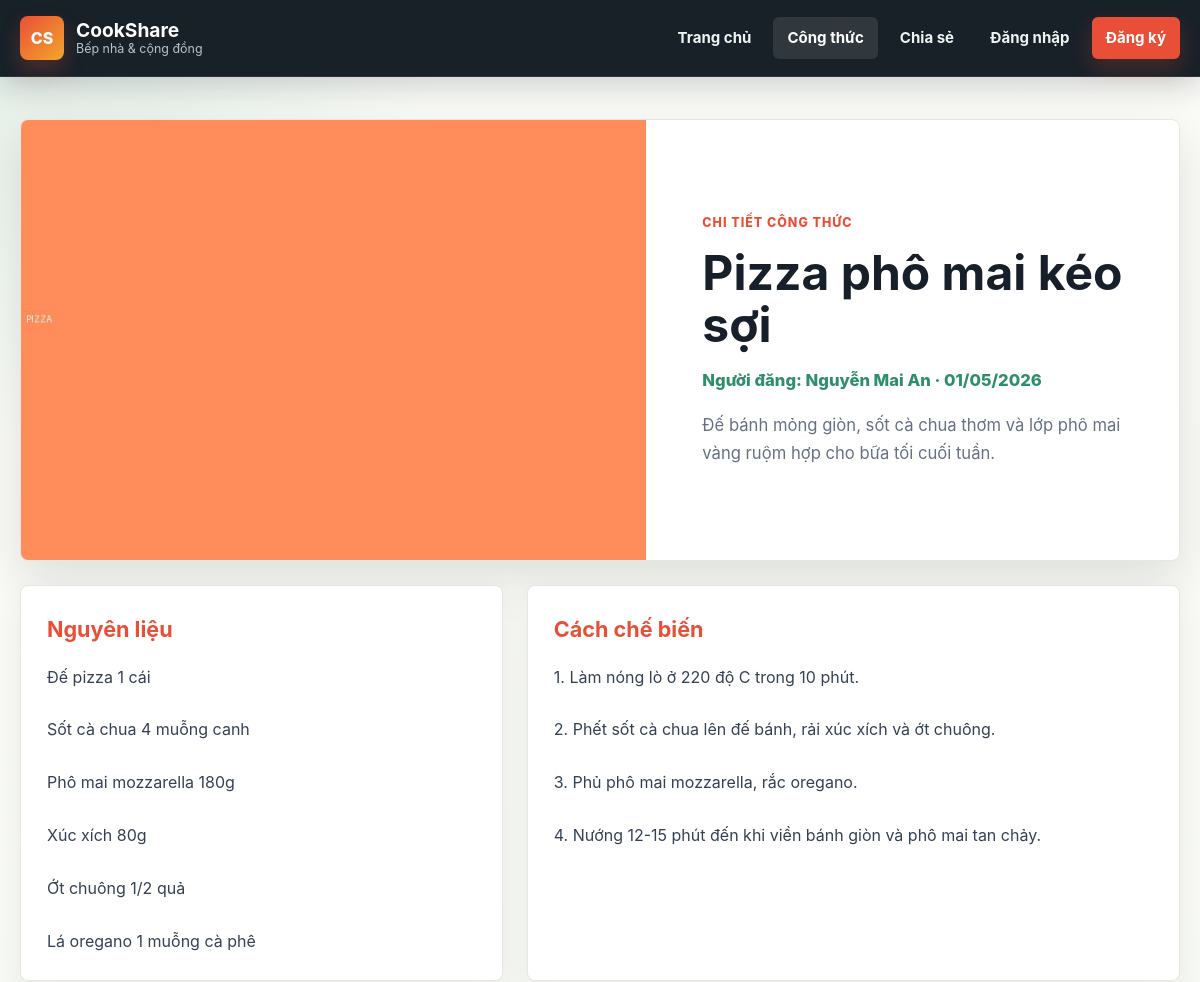
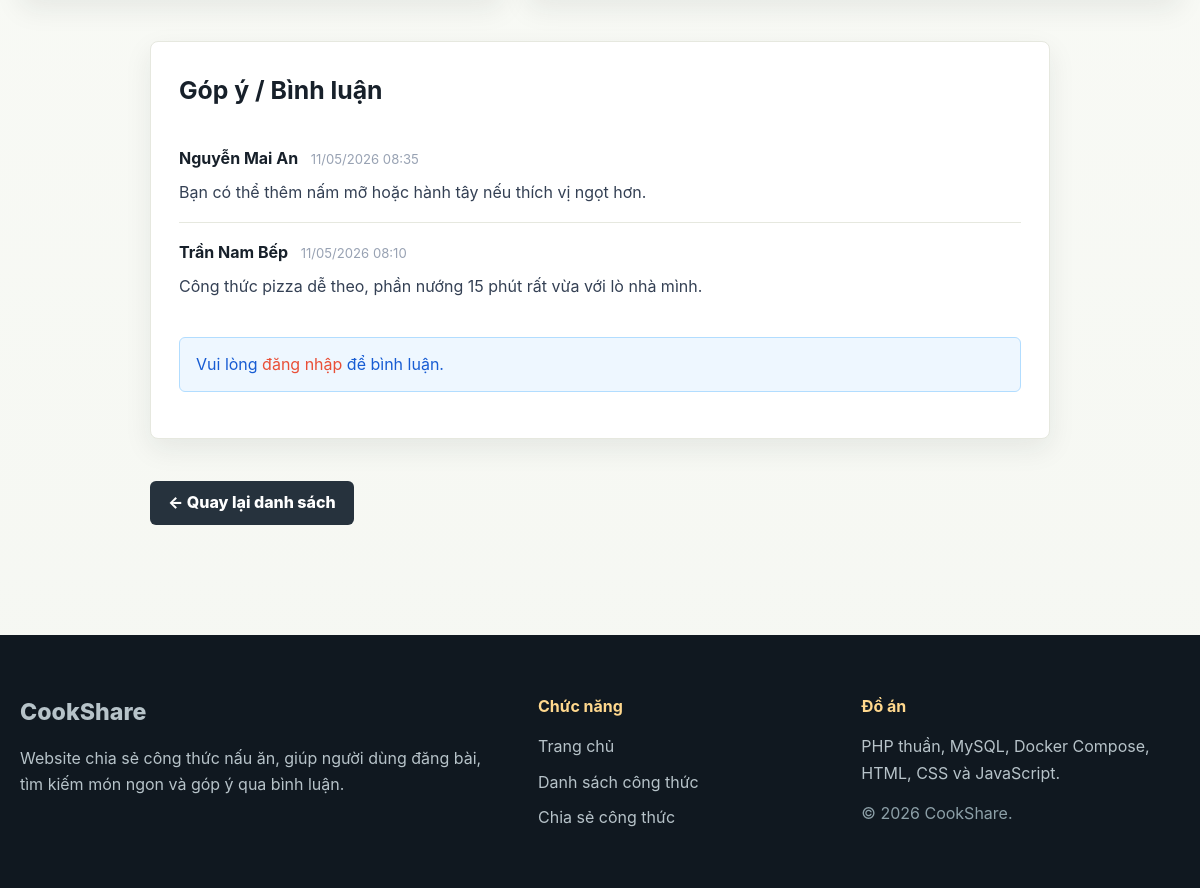
Screenshot of /project/pages/recipe-detail.php?id=1 with the database file from the repository (2 pictures, top to bottom).
### tables this page shows
CREATE TABLE IF NOT EXISTS recipes (
    id INT AUTO_INCREMENT PRIMARY KEY,
    user_id INT NOT NULL,
    title VARCHAR(200) NOT NULL,
    image VARCHAR(255) DEFAULT NULL,
    description TEXT NOT NULL,
    ingredients TEXT NOT NULL,
    steps TEXT NOT NULL,
    created_at TIMESTAMP DEFAULT CURRENT_TIMESTAMP,
    FOREIGN KEY (user_id) REFERENCES users(id) ON DELETE CASCADE
);

CREATE TABLE IF NOT EXISTS users (
    id INT AUTO_INCREMENT PRIMARY KEY,
    fullname VARCHAR(100) NOT NULL,
    email VARCHAR(100) NOT NULL UNIQUE,
    username VARCHAR(50) NOT NULL UNIQUE,
    password VARCHAR(255) NOT NULL
);

CREATE TABLE IF NOT EXISTS comments (
    id INT AUTO_INCREMENT PRIMARY KEY,
    recipe_id INT NOT NULL,
    user_id INT NOT NULL,
    content TEXT NOT NULL,
    created_at TIMESTAMP DEFAULT CURRENT_TIMESTAMP,
    FOREIGN KEY (recipe_id) REFERENCES recipes(id) ON DELETE CASCADE,
    FOREIGN KEY (user_id) REFERENCES users(id) ON DELETE CASCADE
);

### project/includes/auth.php (called while the page is built, shortened)
<?php
function isLoggedIn(): bool
{
    return isset($_SESSION['user_id']);
}
function e(string $value): string
{
    return htmlspecialchars($value, ENT_QUOTES, 'UTF-8');
}
function baseUrl(string $path = ''): string
{
    return '/' . ltrim($path, '/');
}
function imageUrl(?string $image): string
{
    if (!empty($image)) {
        return baseUrl('uploads/' . $image);
    }
    return baseUrl('assets/images/placeholder.svg');
}

### project/pages/recipe-detail.php (the view, shortened to what this page needs)
<?php
require_once __DIR__ . '/../includes/auth.php';
$recipeId = (int) ($_GET['id'] ?? 0);
$db = getDB();
$stmt = $db->prepare(
    'SELECT r.*, u.fullname AS author_name
     FROM recipes r
     JOIN users u ON r.user_id = u.id
     WHERE r.id = :id
     LIMIT 1'
);
$stmt->execute(['id' => $recipeId]);
$recipe = $stmt->fetch();
$commentStmt = $db->prepare(
    'SELECT c.*, u.fullname AS author_name
     FROM comments c
     JOIN users u ON c.user_id = u.id
     WHERE c.recipe_id = :recipe_id
     ORDER BY c.created_at DESC'
);
$commentStmt->execute(['recipe_id' => $recipeId]);
$comments = $commentStmt->fetchAll();
require_once __DIR__ . '/../includes/header.php';
?>
<article class="recipe-detail">
    <div class="detail-hero">
        <img class="recipe-detail-image" src="<?= e(imageUrl($recipe['image'])) ?>" alt="<?= e($recipe['title']) ?>">
        <div class="detail-summary">
            <span class="eyebrow">Chi tiết công thức</span>
            <h1><?= e($recipe['title']) ?></h1>
            <p class="detail-meta">Người đăng: <?= e($recipe['author_name']) ?> · <?= e(date('d/m/Y', strtotime($recipe['created_at']))) ?></p>
            <p><?= e($recipe['description']) ?></p>
        </div>
    </div>
    <div class="recipe-content-grid">
        <section class="recipe-block">
            <h2>Nguyên liệu</h2>
            <div class="recipe-text"><?= nl2br(e($recipe['ingredients'])) ?></div>
        </section>
        <section class="recipe-block">
            <h2>Cách chế biến</h2>
            <div class="recipe-text"><?= nl2br(e($recipe['steps'])) ?></div>
        </section>
    </div>
</article>
<section class="comments-section" id="comments">
    <h2>Góp ý / Bình luận</h2>
    <?php if (empty($comments)): ?>
        <p class="empty-message">Chưa có bình luận nào.</p>
    <?php else: ?>
        <ul class="comment-list">
            <?php foreach ($comments as $comment): ?>
                <li class="comment-item">
                    <strong><?= e($comment['author_name']) ?></strong>
                    <span class="comment-date"><?= e(date('d/m/Y H:i', strtotime($comment['created_at']))) ?></span>
                    <p><?= e($comment['content']) ?></p>
                </li>
            <?php endforeach; ?>
        </ul>
    <?php endif; ?>
    <?php if (isLoggedIn()): ?>
        <form class="comment-form" id="comment-form" method="POST" action="" novalidate>
            <div class="form-group">
                <label for="content">Viết bình luận</label>
                <textarea id="content" name="content" rows="4" required></textarea>
            </div>
            <button type="submit" class="btn btn-primary">Gửi bình luận</button>
        </form>
    <?php else: ?>
        <p class="alert alert-info">Vui lòng <a href="<?= baseUrl('pages/login.php') ?>">đăng nhập</a> để bình luận.</p>
    <?php endif; ?>
</section>
<p class="back-actions"><a href="<?= baseUrl('pages/recipes.php') ?>" class="btn btn-secondary">&larr; Quay lại danh sách</a></p>
<?php require_once __DIR__ . '/../includes/footer.php'; ?>

### project/assets/css/style.css (style rules this page uses)
:root { --ink: #17202a; --muted: #667085; --surface: #ffffff; --surface-strong: #f5f7f2; --line: #e6e8df; --brand: #e94f37; --brand-dark: #c83c28; --accent: #2f8f6b; --gold: #f4a62a; --nav: #101820; --shadow: 0 18px 45px rgba(23, 32, 42, 0.12); --shadow-soft: 0 10px 28px rgba(23, 32, 42, 0.08); --radius: 8px; }
* { box-sizing: border-box; margin: 0; padding: 0; }
html { scroll-behavior: smooth; }
body { min-height: 100vh; font-family: "Inter", "Segoe UI", Arial, Helvetica, sans-serif; line-height: 1.65; color: var(--ink); background: radial-gradient(circle at top left, rgba(47, 143, 107, 0.12), transparent 28rem), linear-gradient(180deg, #fbfcf8 0%, var(--surface-strong) 100%); }
img { display: block; max-width: 100%; }
a { color: var(--brand); text-decoration: none; }
.eyebrow { display: inline-flex; align-items: center; gap: 8px; margin-bottom: 14px; color: var(--brand); font-size: 0.78rem; font-weight: 800; letter-spacing: 0.08em; text-transform: uppercase; }
.page-header, .recipe-section, .search-panel, .form-section, .recipe-detail, .comments-section, .back-actions { margin-top: 42px; }
.recipe-detail { width: min(1180px, calc(100% - 40px)); margin-inline: auto; }
.detail-hero { display: grid; grid-template-columns: minmax(0, 1.08fr) minmax(320px, 0.92fr); gap: 0; overflow: hidden; background: var(--surface); border: 1px solid var(--line); border-radius: var(--radius); box-shadow: var(--shadow); }
.recipe-detail-image { width: 100%; height: 100%; min-height: 440px; object-fit: cover; }
.detail-summary { display: flex; flex-direction: column; justify-content: center; padding: clamp(28px, 5vw, 56px); }
.detail-summary h1 { font-size: clamp(2.1rem, 4vw, 4rem); line-height: 1.08; margin-bottom: 16px; }
.detail-summary p { color: var(--muted); font-size: 1.04rem; }
.detail-meta { margin-bottom: 18px; color: var(--accent) !important; font-weight: 800; }
.recipe-content-grid { display: grid; grid-template-columns: minmax(280px, 0.85fr) minmax(0, 1.15fr); gap: 24px; margin-top: 24px; }
.recipe-block { background: var(--surface); border: 1px solid var(--line); border-radius: var(--radius); padding: 26px; box-shadow: var(--shadow-soft); }
.recipe-block h2 { margin-bottom: 16px; color: var(--brand); font-size: 1.35rem; }
.recipe-text { white-space: pre-wrap; color: #344054; }
.comments-section { width: min(900px, calc(100% - 40px)); margin-inline: auto; padding: 28px; background: var(--surface); border: 1px solid var(--line); border-radius: var(--radius); box-shadow: var(--shadow-soft); }
.comments-section h2 { margin-bottom: 18px; font-size: 1.55rem; }
.comment-list { list-style: none; margin-bottom: 22px; }
.comment-item { padding: 16px 0; border-bottom: 1px solid var(--line); }
.comment-item:last-child { border-bottom: 0; }
.comment-date { display: inline-block; margin-left: 8px; color: #98a2b3; font-size: 0.82rem; }
.comment-item p { margin-top: 8px; color: #344054; }
.back-actions { width: min(900px, calc(100% - 40px)); margin-inline: auto; padding-bottom: 70px; }
.btn { min-height: 44px; display: inline-flex; align-items: center; justify-content: center; gap: 8px; padding: 11px 18px; border: 0; border-radius: 6px; cursor: pointer; font: inherit; font-weight: 800; line-height: 1.2; text-align: center; transition: transform 0.18s ease, background 0.18s ease, box-shadow 0.18s ease; }
.btn-secondary { background: #26323d; color: #fff; }
.alert { padding: 13px 16px; border-radius: 6px; margin-bottom: 18px; list-style: none; }
.alert-info { background: #eef7ff; color: #175cd3; border: 1px solid #b2ddff; }

### rows the page displays
recipes: image (picture), title "Pizza phô mai kéo sợi", user.fullname "Nguyễn Mai An", created_at "01/05/2026", description "Đế bánh mỏng giòn, sốt cà chua thơm và lớp phô mai vàng ruộm hợp cho bữa tối cuối tuần.", ingredients "Đế pizza 1 cái Sốt cà chua 4 muỗng canh Phô mai mozzarella 180g Xúc xích 80g Ớt chuông 1/2 quả Lá oregano 1 muỗng cà phê", steps "1. Làm nóng lò ở 220 độ C trong 10 phút. 2. Phết sốt cà chua lên đế bánh, rải xúc xích và ớt chuông. 3. Phủ phô mai mozzarella, rắc oregano. 4. Nướng 12-15 phút đến khi viền bánh giòn và phô mai tan chảy."
comments: user.fullname "Nguyễn Mai An", created_at "11/05/2026 08:35", content "Bạn có thể thêm nấm mỡ hoặc hành tây nếu thích vị ngọt hơn."
comments: user.fullname "Trần Nam Bếp", created_at "11/05/2026 08:10", content "Công thức pizza dễ theo, phần nướng 15 phút rất vừa với lò nhà mình."
